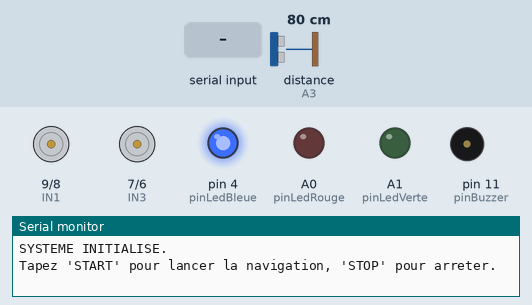
A sketch run on a simulated Arduino Uno, built with avr-gcc and run on an emulated ATmega328P. Parts: motor-driver pin pairs drawn as motors (green arrow = first pin HIGH = forward, orange = second pin HIGH = backward, longer = more drive, scaled by the enable pin), output pins drawn as LEDs (lit = HIGH), buzzer (waves = sounding), the last lines printed to the serial monitor. Dashed ring = blinking. The test bench sets the inputs (shaded band); at power-on: distance to the obstacle (sensor on A3) 80 cm. The echo pulse lasts 58.3 µs per cm; pins used as bus, display or sensor lines are not drawn.

Above: at 1.2 s.
1.3 s: "START\n" received over Serial
At 2.5 s:
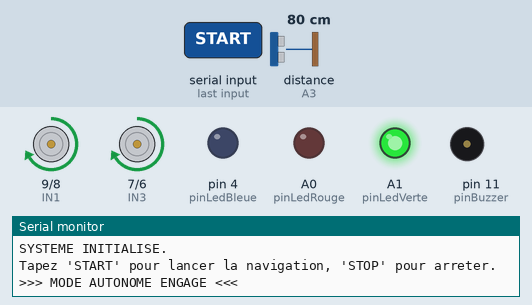
2.8 s: distance to the obstacle (sensor on A3) set to 28 cm
4.3 s: distance to the obstacle (sensor on A3) set to 23 cm
At 5.22 s:
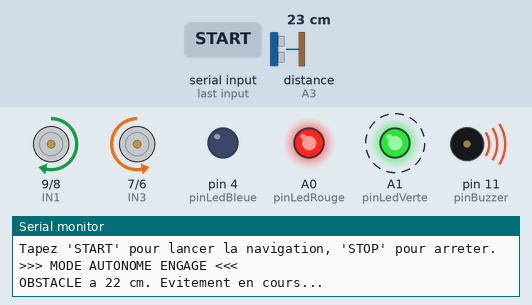
7.3 s: "STOP\n" received over Serial
At 7.9 s:
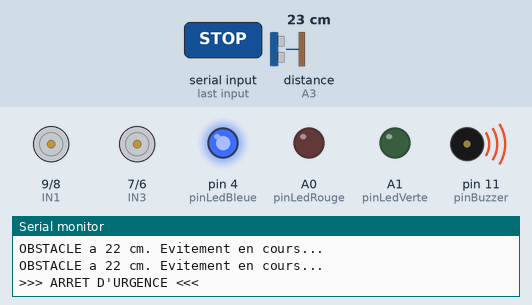
Timing chart, 0 to 9.8 s (numbered marks = the images above; inputs shaded):
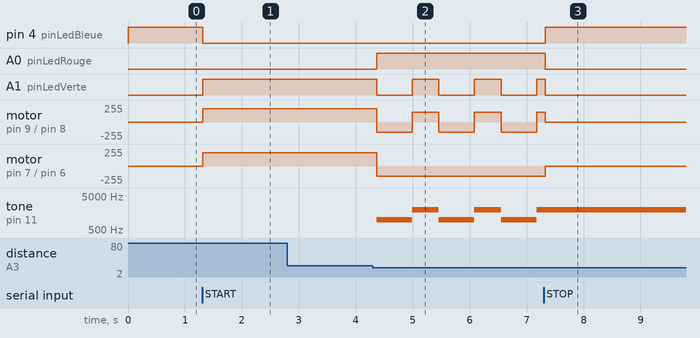

The sketch:

projet101.ino
```cpp
/**
 * PROJET 10 : VÉHICULE AUTONOME - ÉVITEMENT D'OBSTACLES
 * Navigation, Télémétrie Série et Machine à états finis
 */

// --- Broches HC-SR04 ---
const int pinTrig = A2;
const int pinEcho = A3;

// --- Broches L298N ---
const int ENA = 10; const int IN1 = 9; const int IN2 = 8; // Moteur Gauche
const int ENB = 5;  const int IN3 = 7; const int IN4 = 6; // Moteur Droit

// --- Broches IHM (RGB & Buzzer) ---
const int pinLedRouge = A0;
const int pinLedVerte = A1;
const int pinLedBleue = 4;
const int pinBuzzer   = 11;

// --- Paramètres de Navigation ---
const int DISTANCE_CRITIQUE = 25; // cm
const int VITESSE_MAX = 200;      // PWM 0-255
const int VITESSE_MANOEUVRE = 150;

// --- Machine à états ---
enum EtatRobot { ARRET, AVANCE, RECUL, ROTATION };
EtatRobot etatActuel = ARRET;

bool robotActive = false; // Remplacera le signal RF433
unsigned long chronoManoeuvre = 0;

void setup() {
  Serial.begin(9600);

  pinMode(pinTrig, OUTPUT); pinMode(pinEcho, INPUT);
  pinMode(ENA, OUTPUT); pinMode(IN1, OUTPUT); pinMode(IN2, OUTPUT);
  pinMode(ENB, OUTPUT); pinMode(IN3, OUTPUT); pinMode(IN4, OUTPUT);

  pinMode(pinLedRouge, OUTPUT); pinMode(pinLedVerte, OUTPUT);
  pinMode(pinLedBleue, OUTPUT); pinMode(pinBuzzer, OUTPUT);

  couleurRGB(0, 0, 1); // Bleu = En attente d'activation
  stopperMoteurs();

  Serial.println(F("SYSTEME INITIALISE."));
  Serial.println(F("Tapez 'START' pour lancer la navigation, 'STOP' pour arreter."));
}

void loop() {
  unsigned long tempsCourant = millis();

  // 1. Écoute du canal de commande (Simule la télécommande RF 433MHz)
  if (Serial.available() > 0) {
    String commande = Serial.readStringUntil('\n');
    commande.trim();
    if (commande == "START") {
      robotActive = true;
      etatActuel = AVANCE;
      Serial.println(F(">>> MODE AUTONOME ENGAGE <<<"));
    } else if (commande == "STOP") {
      robotActive = false;
      etatActuel = ARRET;
      Serial.println(F(">>> ARRET D'URGENCE <<<"));
    }
  }

  if (!robotActive) {
    stopperMoteurs();
    couleurRGB(0, 0, 1); // Bleu
    return; // Coupe l'exécution de la boucle ici
  }

  // 2. Acquisition Capteur
  long distance = mesurerDistance();

  // 3. Logique de Navigation (Machine à états)
  switch (etatActuel) {

    case AVANCE:
      if (distance > 0 && distance < DISTANCE_CRITIQUE) {
        // Obstacle détecté ! On passe en manoeuvre d'urgence
        etatActuel = RECUL;
        chronoManoeuvre = tempsCourant;
        Serial.print(F("OBSTACLE a ")); Serial.print(distance); Serial.println(F(" cm. Evitement en cours..."));
      } else {
        avancer(VITESSE_MAX);
        couleurRGB(0, 1, 0); // Vert
        noTone(pinBuzzer);
      }
      break;

    case RECUL:
      // Recule pendant 600 ms
      if (tempsCourant - chronoManoeuvre < 600) {
        reculer(VITESSE_MANOEUVRE);
        couleurRGB(1, 0, 0); // Rouge
        tone(pinBuzzer, 1000); // Bip de recul (camion)
      } else {
        etatActuel = ROTATION;
        chronoManoeuvre = tempsCourant; // Reset chrono
      }
      break;

    case ROTATION:
      // Tourne sur lui-même pendant 400 ms
      if (tempsCourant - chronoManoeuvre < 400) {
        tournerDroite(VITESSE_MANOEUVRE);
        couleurRGB(1, 1, 0); // Jaune (Rouge + Vert)
        tone(pinBuzzer, 2000); // Bip aigu de rotation
      } else {
        etatActuel = AVANCE; // Fin de la manoeuvre, on repart
      }
      break;

    case ARRET:
      stopperMoteurs();
      break;
  }

  delay(50); // Stabilité du CPU
}

// ==========================================
// FONCTIONS DE CONTRÔLE MOTEURS (L298N)
// ==========================================
void avancer(int vitesse) {
  analogWrite(ENA, vitesse); digitalWrite(IN1, HIGH); digitalWrite(IN2, LOW);
  analogWrite(ENB, vitesse); digitalWrite(IN3, HIGH); digitalWrite(IN4, LOW);
}
void reculer(int vitesse) {
  analogWrite(ENA, vitesse); digitalWrite(IN1, LOW); digitalWrite(IN2, HIGH);
  analogWrite(ENB, vitesse); digitalWrite(IN3, LOW); digitalWrite(IN4, HIGH);
}
void tournerDroite(int vitesse) {
  analogWrite(ENA, vitesse); digitalWrite(IN1, HIGH); digitalWrite(IN2, LOW); // G avance
  analogWrite(ENB, vitesse); digitalWrite(IN3, LOW); digitalWrite(IN4, HIGH); // D recule
}
void stopperMoteurs() {
  analogWrite(ENA, 0); analogWrite(ENB, 0);
  digitalWrite(IN1, LOW); digitalWrite(IN2, LOW);
  digitalWrite(IN3, LOW); digitalWrite(IN4, LOW);
}

// ==========================================
// FONCTION CAPTEUR & LED
// ==========================================
long mesurerDistance() {
  digitalWrite(pinTrig, LOW); delayMicroseconds(2);
  digitalWrite(pinTrig, HIGH); delayMicroseconds(10);
  digitalWrite(pinTrig, LOW);
  long duree = pulseIn(pinEcho, HIGH, 30000);
  if (duree == 0) return 999;
  return duree * 0.034 / 2;
}

void couleurRGB(bool r, bool g, bool b) {
  digitalWrite(pinLedRouge, r);
  digitalWrite(pinLedVerte, g);
  digitalWrite(pinLedBleue, b);
}
```

Measured:
- the behaviour switches between 26 and 25 cm on distance to the obstacle (sensor on A3) (found by bisection; images 1 and 2)
- after the input at 1.3 s, pin 4 (pinLedBleue): HIGH → LOW at once; A1 (pinLedVerte): LOW → HIGH at once; motor on pin 9 (IN1) / pin 8 (IN2), motor on pin 7 (IN3) / pin 6 (IN4): stopped → forward 200/255 at once
- after the input at 2.8 s, every drawn part: stays the same
- after the input at 4.3 s, A0 (pinLedRouge): LOW → HIGH after 0.07 s; A1 (pinLedVerte): alternates HIGH for 0.47 s and LOW for 0.62 s, starting after 0.07 s
- after the input at 7.3 s, pin 4 (pinLedBleue): LOW → HIGH at once; A0 (pinLedRouge): HIGH → LOW at once; motor on pin 7 (IN3) / pin 6 (IN4): backward 150/255 → stopped at once; tone on pin 11 (pinBuzzer): stops changing and stays 2000 Hz
